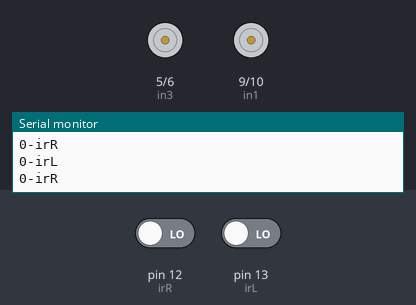
This sketch was run on a simulated Arduino Uno, built with avr-gcc and run on an emulated ATmega328P. Parts: motor-driver pin pairs drawn as motors (green arrow = first pin HIGH = forward, orange = second pin HIGH = backward, longer = more drive), the last lines printed to the serial monitor. Inputs (shaded band) come from the test bench; at power-on: pin 12 (irR) LOW, pin 13 (irL) LOW.

Above: at 1.3 s.
1.4 s: pin 12 (irR) driven HIGH
At 2.2 s:
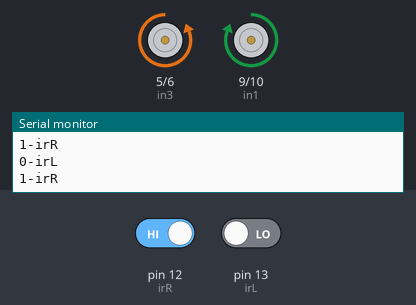
3.0 s: pin 13 (irL) driven HIGH
At 3.4 s:
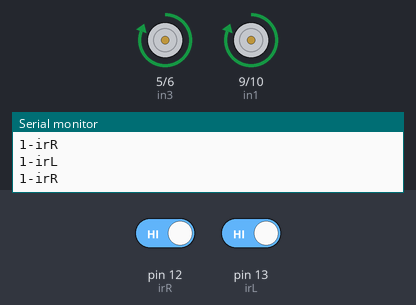
4.5 s: pin 12 (irR) driven LOW
At 5.7 s:
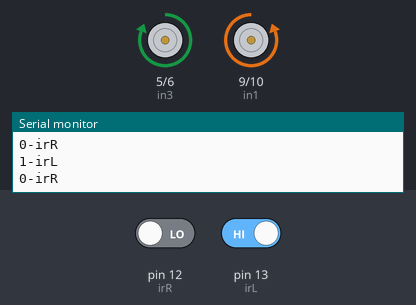
6.0 s: pin 13 (irL) driven LOW
At 7.0 s:
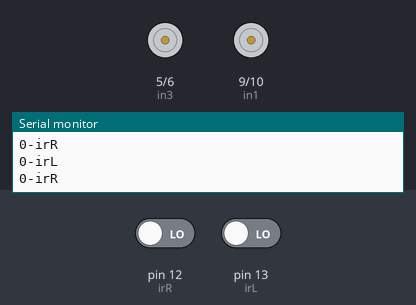
Timing chart, 0 to 8.5 s (numbered marks = the images above; inputs shaded):
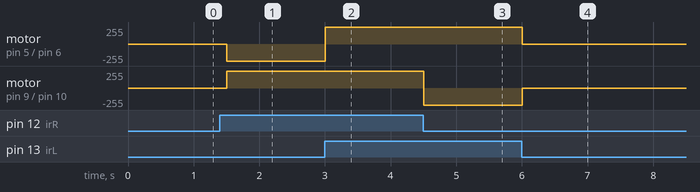

Measured:
- after the input at 1.4 s, motor on pin 5 (in3) / pin 6 (in4): stopped → backward 255/255 after 0.10 s; motor on pin 9 (in1) / pin 10 (in2): stopped → forward 255/255 after 0.10 s
- after the input at 3.0 s, motor on pin 5 (in3) / pin 6 (in4): backward 255/255 → forward 255/255 at once
- after the input at 4.5 s, motor on pin 9 (in1) / pin 10 (in2): forward 255/255 → backward 255/255 at once
- after the input at 6.0 s, motor on pin 5 (in3) / pin 6 (in4): forward 255/255 → stopped at once; motor on pin 9 (in1) / pin 10 (in2): backward 255/255 → stopped at once

The sketch:

LineFollowerCode.ino
```cpp
int in1 = 9;  // Left motor
int in2 = 10;

int in4 = 6; //right motor
int in3 = 5;

int lsonartrig=7; //ultrasonic sensor
int  lsonarecho=4;
int cm=0;
int time=0;
int irL=13;
int irR=12;

void setup(){
 pinMode(in1, HIGH);
  pinMode(in2, HIGH);
  pinMode(in3, HIGH);
  pinMode(in4, HIGH);
 pinMode(irL, INPUT);
 pinMode(irR, INPUT);
 Serial.begin(9600);
 }

 void linefollower()
 {
    //Line Follower code
 int s=digitalRead(irL);
  Serial.print(s);
  Serial.println("-irL");
  int k=digitalRead(irR);
  Serial.print(k);
  Serial.println("-irR");
  if(s==1 && k==1)
  {
    forward();
  }
  else if(s==0 && k==1)
  {
    turnRight();
  }
  else if(s==1 && k==0)
  {
    turnLeft();
  }
  else
  {stop();}
 }

void loop(){

  linefollower();
  delay(250); // Wait for 250 millisecond(s)
}


 void stop(){
 digitalWrite(in1, LOW);  // Turn off motors
  digitalWrite(in2, LOW);
  digitalWrite(in3, LOW);
  digitalWrite(in4, LOW);
}

void forward(){
 digitalWrite(in1, HIGH);
digitalWrite(in2, LOW);
  digitalWrite(in3, HIGH);
  digitalWrite(in4, LOW);
}

void turnRight(){
digitalWrite(in1, HIGH);
  digitalWrite(in2, LOW);
  digitalWrite(in3, LOW);
  digitalWrite(in4, HIGH);
}

void turnLeft(){
digitalWrite(in1, LOW);
  digitalWrite(in2, HIGH);
  digitalWrite(in3, HIGH);
  digitalWrite(in4, LOW);
}
```
